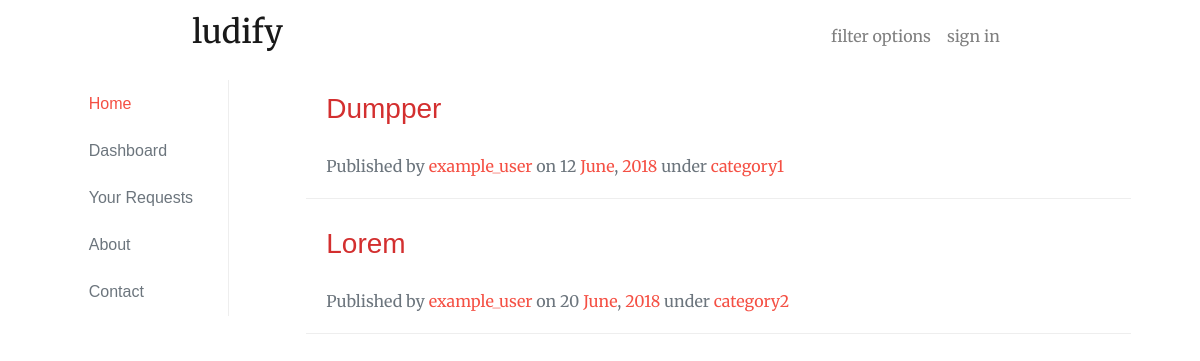
The page / on the database its author committed.
### tables this page shows
CREATE TABLE IF NOT EXISTS `articles` (
  `article_id` int(11) NOT NULL AUTO_INCREMENT,
  `article_title` varchar(100) DEFAULT NULL,
  `article_body` text,
  `file_id` int(11) DEFAULT NULL,
  `author_id` int(11) DEFAULT NULL,
  `article_category` varchar(50) NOT NULL,
  `date_of_upload` date NOT NULL,
  PRIMARY KEY (`article_id`),
  KEY `file_id` (`file_id`),
  KEY `uploader_id` (`author_id`),
  CONSTRAINT `articles_ibfk_1` FOREIGN KEY (`file_id`) REFERENCES `files` (`file_id`),
  CONSTRAINT `articles_ibfk_2` FOREIGN KEY (`author_id`) REFERENCES `users` (`user_id`)
);

CREATE TABLE IF NOT EXISTS `users` (
  `user_id` int(11) NOT NULL,
  `email` varchar(50) DEFAULT NULL,
  `password` text,
  `username` varchar(25) DEFAULT NULL,
  `role_id` int(11) DEFAULT NULL,
  PRIMARY KEY (`user_id`),
  UNIQUE KEY `email` (`email`),
  UNIQUE KEY `username` (`username`),
  KEY `role_id` (`role_id`),
  CONSTRAINT `users_ibfk_1` FOREIGN KEY (`role_id`) REFERENCES `user_roles` (`role_id`)
);

### database/get_username.php (called while the page is built)
<?php
function GetUsername($conn, $user_id){
	$query = "SELECT username FROM users WHERE user_id = $user_id";
	$result = mysqli_query($conn, $query);
	$row = mysqli_fetch_assoc($result);
	return $row['username'];
}
?>

### index.php (the view, shortened to what this page needs)
<?php include 'partial_upper.php'; ?>
<?php include 'database/get_username.php'; ?>
<div class="container">
	<div class="row">
		<div class="col-md-2 container">
			<div class="card sidebar sidebar-left">
				<ul class="list-group-flush" style="padding:0; margin-bottom: 0;">
					<a href="#" class="list-group-item" style="color:#F44336;opacity: 0.93;">Home</a>
					<a href="#" class="list-group-item text-muted">Dashboard</a>
					<a href="#" class="list-group-item text-muted">Your Requests</a>
					<a href="#" class="list-group-item text-muted">About</a>
					<a href="#" class="list-group-item text-muted">Contact</a>
				</ul>
			</div>
		</div>
		<div class="col-md-9 container main-content">
			<?php
				$sql = "select * from articles";
				$result = mysqli_query($conn,$sql);
				while($row = mysqli_fetch_assoc($result)){
			?>
				<div class="card main-list">
					<div class="card-header">
						<h3><a href="view_article.php?article_id=<?=$row['article_id'] ?>"> <?=$row['article_title'] ?> </a></h3>
					</div>
					<div class="card-body card-meta text-muted">
						Published by  <a href="#"> <?=GetUsername($conn,$row['author_id'])?> </a> on <?=date("d",strtotime($row['date_of_upload']))?> <a href="#"><?=date("F",strtotime($row['date_of_upload']))?></a>, <a href="#"><?=date("Y",strtotime($row['date_of_upload']))?></a>
						under <a href="#"><?=$row['article_category']?></a>
					</div>
				</div>
			<?php
				}
			?>
		</div>
	</div>
</div>
<?php include 'partial_lower.php'; ?>

### partial_upper.php (shortened to what this page needs)
<!DOCTYPE html>
<html>
<?php include 'partial_head.php' ?>
<body>
<div class="container col-sm-12 col-md-12">
<?php include'partial_nav.php'; ?>

### partial_head.php (shortened to what this page needs)
<head>
	<link rel="stylesheet" href="https://maxcdn.bootstrapcdn.com/font-awesome/latest/css/font-awesome.min.css" />
	<link rel="stylesheet" type="text/css" href="assets/css/bootstrap.min.css">
	<link rel="stylesheet" type="text/css" href="assets/css/custom.css">
</head>

### partial_nav.php (shortened to what this page needs)
<div class="container col-md-9">
	<nav class="navbar navbar-light navbar-expand-lg">
	  	<a class="navbar-brand" href="."><h2>ludify</h2></a>
		<div class="collapse navbar-collapse" id="navbarSupportedContent">
			<ul class="nav navbar-nav ml-auto">
				<li class="nav-item">
					<a id="filter-toggle" class="nav-link" href="#"> filter options </a>
				</li>
				<li class="nav-item">
					<a class="nav-link" href="#"> sign in </a>
				</li>
			</ul>
		</div>
	</nav>
</div>

### partial_lower.php (shortened to what this page needs)
</div>
</body>
</html>

### assets/css/custom.css (style rules this page uses)
* { font-family: 'Merriweather', 'Times New Roman', serif; }
.navbar { margin-bottom: 8px; }
.card { border-radius: 0; margin-bottom: 16px; }
.main-list { border:none; border-bottom: 1px solid #eee; }
.sidebar-left { border: none; border-right:1px solid #eee; }
.sidebar .list-group-item { font-family: 'Merriweather Sans', sans-serif; border: none; }
.card-header { background-color: transparent; border: none; font-family: 'Merriweather Sans', sans-serif; padding-bottom: 0; }
.card-header a { color:#D32F2F; font-family: 'Merriweather Sans', sans-serif; }
.card-meta a { color: #F44336; opacity: 0.93; }

### rows shown on the page
articles: article_title "Dumpper", author.username "example_user", date_of_upload "12", date_of_upload "June", date_of_upload "2018", article_category "category1"
articles: article_title "Lorem", author.username "example_user", date_of_upload "20", date_of_upload "June", date_of_upload "2018", article_category "category2"
